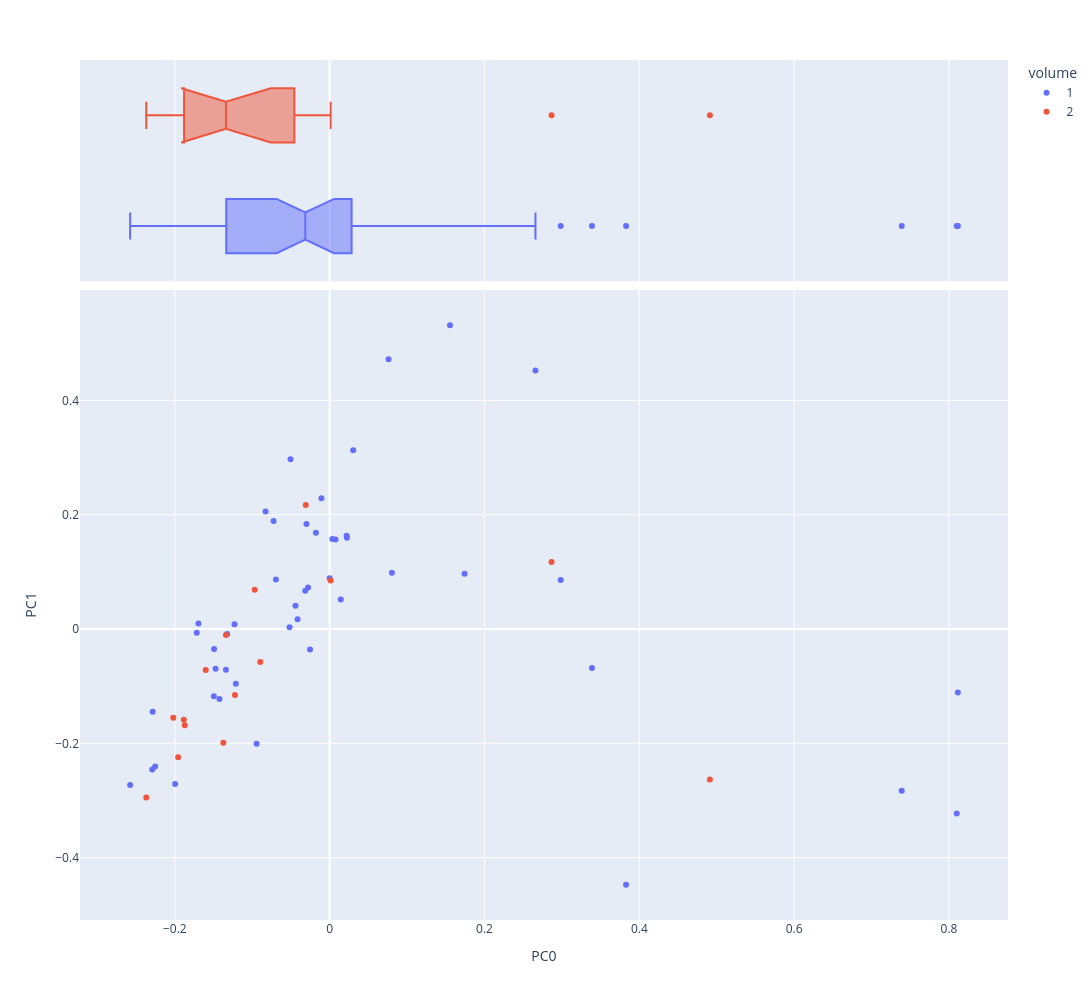

Notebook cell for this chart:
### Markdown cell above
### Visualize PCA

### Code cell
vis_pcs(0,1,NEW,col='volume')

### Figure 1 — Plotly figure (JSON) as saved in the notebook; plotly's stock layout.template omitted (floating-point values rounded to 4 significant figures)
{"data": [{"hovertemplate": "<b>%{hovertext}</b><br><br>volume=1<br>PC0=%{x}<br>PC1=%{y}<extra></extra>", "hovertext": ["ASHPUTTEL", "BRIAR ROSE", "CAT AND MOUSE IN PARTNERSHIP", "CAT-SKIN", "CLEVER ELSIE", "CLEVER GRETEL", "CLEVER HANS", "FREDERICK AND CATHERINE", "FUNDEVOGEL", "HANS IN LUCK", "HANSEL AND GRETEL", "JORINDA AND JORINDEL", "KING GRISLY-BEARD", "MOTHER HOLLE", "OLD SULTAN", "RAPUNZEL", "RUMPELSTILTSKIN", "SNOWDROP", "SWEETHEART ROLAND", "THE ADVENTURES OF CHANTICLEER AND PARTLET", "THE DOG AND THE SPARROW", "THE ELVES AND THE SHOEMAKER", "THE FISHERMAN AND HIS WIFE", "THE FOX AND THE CAT", "THE FROG-PRINCE", "THE GOLDEN BIRD", "THE GOLDEN GOOSE", "THE JUNIPER-TREE", "THE LITTLE PEASANT", "THE MISER IN THE BUSH", "THE MOUSE, THE BIRD, AND THE SAUSAGE", "THE OLD MAN AND HIS GRANDSON", "THE PINK", "THE QUEEN BEE", "THE ROBBER BRIDEGROOM", "THE SEVEN RAVENS", "THE STORY OF THE YOUTH WHO WENT FORTH TO LEARN WHAT FEAR WAS", "THE STRAW, THE COAL, AND THE BEAN", "THE THREE LANGUAGES", "THE TRAVELLING MUSICIANS", "THE TWELVE HUNTSMEN", "THE VALIANT LITTLE TAILOR", "THE WEDDING OF MRS. FOX - PART I", "THE WEDDING OF MRS. FOX - PART II", "THE WHITE SNAKE", "THE WOLF AND THE SEVEN LITTLE KIDS", "TOM THUMB"], "legendgroup": "1", "marker": {"color": "#636efa", "symbol": "circle"}, "mode": "markers", "name": "1", "orientation": "v", "showlegend": true, "type": "scatter", "x": [-0.1496, -0.2254, 0.2984, -0.2577, 0.007566, 0.02189, 0.02234, -0.01774, -0.03001, 4.181e-05, -0.05061, -0.05181, -0.2292, 0.07608, 0.2658, -0.134, -0.04409, -0.1493, -0.08278, 0.3389, 0.01433, -0.03149, -0.1473, 0.7389, -0.09438, 0.3829, -0.1324, -0.06942, -0.01064, -0.04145, 0.08043, -0.02789, -0.2286, -0.1212, -0.07243, -0.1229, -0.1717, 0.003487, -0.02537, 0.1742, -0.1996, -0.1695, 0.81, 0.8114, -0.1423, 0.1554, 0.03038], "xaxis": "x", "y": [-0.1179, -0.2406, 0.08576, -0.2731, 0.1564, 0.1633, 0.1596, 0.1683, 0.1837, 0.08891, 0.297, 0.002834, -0.2459, 0.4722, 0.4525, -0.0714, 0.04061, -0.03489, 0.2054, -0.06841, 0.0515, 0.06712, -0.06938, -0.2828, -0.2008, -0.4475, -0.008949, 0.08661, 0.2289, 0.01708, 0.0986, 0.07249, -0.1446, -0.09582, 0.1887, 0.008394, -0.006587, 0.1574, -0.03588, 0.09665, -0.2714, 0.009692, -0.3229, -0.111, -0.1223, 0.5315, 0.3128], "yaxis": "y"}, {"alignmentgroup": "True", "hovertemplate": "<b>%{hovertext}</b><br><br>volume=1<br>PC0=%{x}<extra></extra>", "hovertext": ["ASHPUTTEL", "BRIAR ROSE", "CAT AND MOUSE IN PARTNERSHIP", "CAT-SKIN", "CLEVER ELSIE", "CLEVER GRETEL", "CLEVER HANS", "FREDERICK AND CATHERINE", "FUNDEVOGEL", "HANS IN LUCK", "HANSEL AND GRETEL", "JORINDA AND JORINDEL", "KING GRISLY-BEARD", "MOTHER HOLLE", "OLD SULTAN", "RAPUNZEL", "RUMPELSTILTSKIN", "SNOWDROP", "SWEETHEART ROLAND", "THE ADVENTURES OF CHANTICLEER AND PARTLET", "THE DOG AND THE SPARROW", "THE ELVES AND THE SHOEMAKER", "THE FISHERMAN AND HIS WIFE", "THE FOX AND THE CAT", "THE FROG-PRINCE", "THE GOLDEN BIRD", "THE GOLDEN GOOSE", "THE JUNIPER-TREE", "THE LITTLE PEASANT", "THE MISER IN THE BUSH", "THE MOUSE, THE BIRD, AND THE SAUSAGE", "THE OLD MAN AND HIS GRANDSON", "THE PINK", "THE QUEEN BEE", "THE ROBBER BRIDEGROOM", "THE SEVEN RAVENS", "THE STORY OF THE YOUTH WHO WENT FORTH TO LEARN WHAT FEAR WAS", "THE STRAW, THE COAL, AND THE BEAN", "THE THREE LANGUAGES", "THE TRAVELLING MUSICIANS", "THE TWELVE HUNTSMEN", "THE VALIANT LITTLE TAILOR", "THE WEDDING OF MRS. FOX - PART I", "THE WEDDING OF MRS. FOX - PART II", "THE WHITE SNAKE", "THE WOLF AND THE SEVEN LITTLE KIDS", "TOM THUMB"], "legendgroup": "1", "marker": {"color": "#636efa", "symbol": "circle"}, "name": "1", "notched": true, "offsetgroup": "1", "showlegend": false, "type": "box", "x": [-0.1496, -0.2254, 0.2984, -0.2577, 0.007566, 0.02189, 0.02234, -0.01774, -0.03001, 4.181e-05, -0.05061, -0.05181, -0.2292, 0.07608, 0.2658, -0.134, -0.04409, -0.1493, -0.08278, 0.3389, 0.01433, -0.03149, -0.1473, 0.7389, -0.09438, 0.3829, -0.1324, -0.06942, -0.01064, -0.04145, 0.08043, -0.02789, -0.2286, -0.1212, -0.07243, -0.1229, -0.1717, 0.003487, -0.02537, 0.1742, -0.1996, -0.1695, 0.81, 0.8114, -0.1423, 0.1554, 0.03038], "xaxis": "x2", "yaxis": "y2"}, {"hovertemplate": "<b>%{hovertext}</b><br><br>volume=2<br>PC0=%{x}<br>PC1=%{y}<extra></extra>", "hovertext": ["DOCTOR KNOWALL", "IRON HANS", "LILY AND THE LION", "SNOW-WHITE AND ROSE-RED", "THE BLUE LIGHT", "THE FOUR CLEVER BROTHERS", "THE FOX AND THE HORSE", "THE GOOSE-GIRL", "THE KING OF THE GOLDEN MOUNTAIN", "THE RAVEN", "THE SALAD", "THE TURNIP", "THE TWELVE DANCING PRINCESSES", "THE WATER OF LIFE", "THE WILLOW-WREN AND THE BEAR"], "legendgroup": "2", "marker": {"color": "#EF553B", "symbol": "circle"}, "mode": "markers", "name": "2", "orientation": "v", "showlegend": true, "type": "scatter", "x": [0.001261, -0.1884, -0.1871, -0.03087, -0.1601, -0.1223, 0.4911, -0.1373, -0.202, -0.1339, -0.09678, -0.08961, -0.1957, -0.2369, 0.2866], "xaxis": "x", "y": [0.08486, -0.1588, -0.1685, 0.217, -0.07166, -0.1153, -0.2634, -0.1992, -0.1554, -0.01047, 0.06859, -0.05777, -0.2243, -0.2947, 0.1171], "yaxis": "y"}, {"alignmentgroup": "True", "hovertemplate": "<b>%{hovertext}</b><br><br>volume=2<br>PC0=%{x}<extra></extra>", "hovertext": ["DOCTOR KNOWALL", "IRON HANS", "LILY AND THE LION", "SNOW-WHITE AND ROSE-RED", "THE BLUE LIGHT", "THE FOUR CLEVER BROTHERS", "THE FOX AND THE HORSE", "THE GOOSE-GIRL", "THE KING OF THE GOLDEN MOUNTAIN", "THE RAVEN", "THE SALAD", "THE TURNIP", "THE TWELVE DANCING PRINCESSES", "THE WATER OF LIFE", "THE WILLOW-WREN AND THE BEAR"], "legendgroup": "2", "marker": {"color": "#EF553B", "symbol": "circle"}, "name": "2", "notched": true, "offsetgroup": "2", "showlegend": false, "type": "box", "x": [0.001261, -0.1884, -0.1871, -0.03087, -0.1601, -0.1223, 0.4911, -0.1373, -0.202, -0.1339, -0.09678, -0.08961, -0.1957, -0.2369, 0.2866], "xaxis": "x2", "yaxis": "y2"}], "layout": {"height": 1000, "legend": {"title": {"text": "volume"}, "tracegroupgap": 0}, "margin": {"t": 60}, "width": 1200, "xaxis": {"anchor": "y", "domain": [0, 1], "title": {"text": "PC0"}}, "xaxis2": {"anchor": "y2", "domain": [0, 1], "matches": "x", "showgrid": true, "showticklabels": false}, "yaxis": {"anchor": "x", "domain": [0, 0.7326], "title": {"text": "PC1"}}, "yaxis2": {"anchor": "x2", "domain": [0.7426, 1], "matches": "y2", "showgrid": false, "showline": false, "showticklabels": false, "ticks": ""}}}
